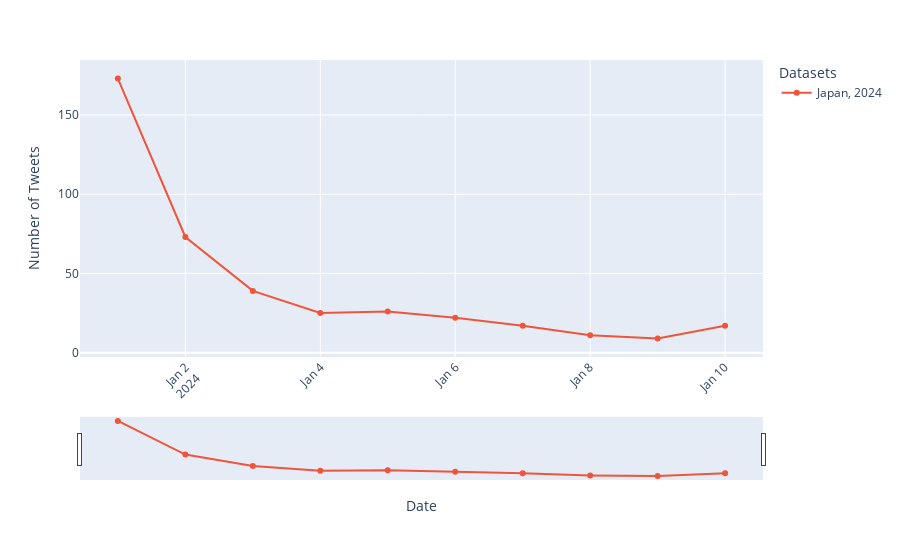

The code cell stored with this chart in its notebook:
### Code cell
fig_entries_per_date.update_layout(
    xaxis_title='Date',
    yaxis_title='Number of Tweets',
    xaxis_tickangle=-45,  # Rotate the x-axis labels for better readability
    legend_title="Datasets",
    showlegend=True,
    xaxis_rangeslider_visible=True  # Add range slider for interactive zooming
)
fig_entries_per_date.show()

### Figure 1 — Plotly figure (JSON) as saved in the notebook; plotly's stock layout.template omitted (floating-point values rounded to 4 significant figures)
{"data": [{"hovertemplate": "<extra></extra>", "legendgroup": "", "line": {"color": "#636efa", "dash": "solid"}, "marker": {"symbol": "circle"}, "mode": "lines", "name": "", "orientation": "v", "showlegend": false, "type": "scatter", "xaxis": "x", "yaxis": "y"}, {"mode": "markers+lines", "name": "Japan, 2024", "type": "scatter", "x": ["2024-01-01", "2024-01-02", "2024-01-03", "2024-01-04", "2024-01-05", "2024-01-06", "2024-01-07", "2024-01-08", "2024-01-09", "2024-01-10"], "y": [173, 73, 39, 25, 26, 22, 17, 11, 9, 17]}], "layout": {"legend": {"title": {"text": "Datasets"}, "tracegroupgap": 0}, "margin": {"t": 60}, "showlegend": true, "xaxis": {"anchor": "y", "domain": [0, 1], "rangeslider": {"visible": true}, "tickangle": -45, "title": {"text": "Date"}}, "yaxis": {"anchor": "x", "domain": [0, 1], "title": {"text": "Number of Tweets"}}}}
